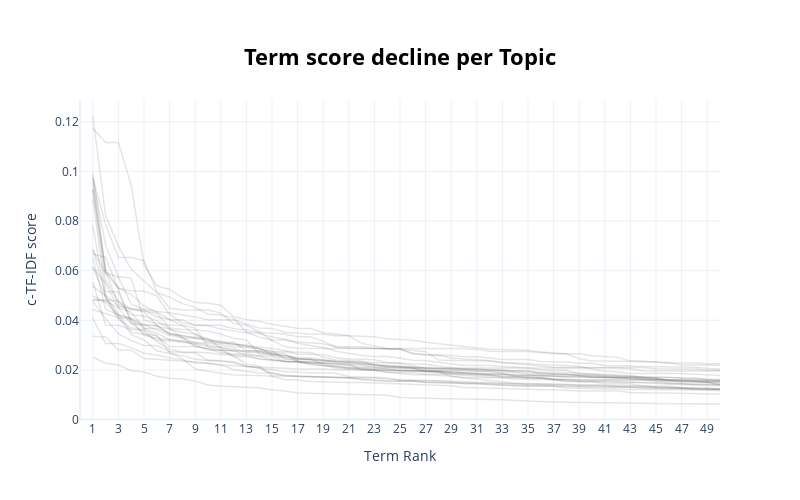

The notebook cell saved with this chart:
### Code cell
topic_model.visualize_term_rank()
